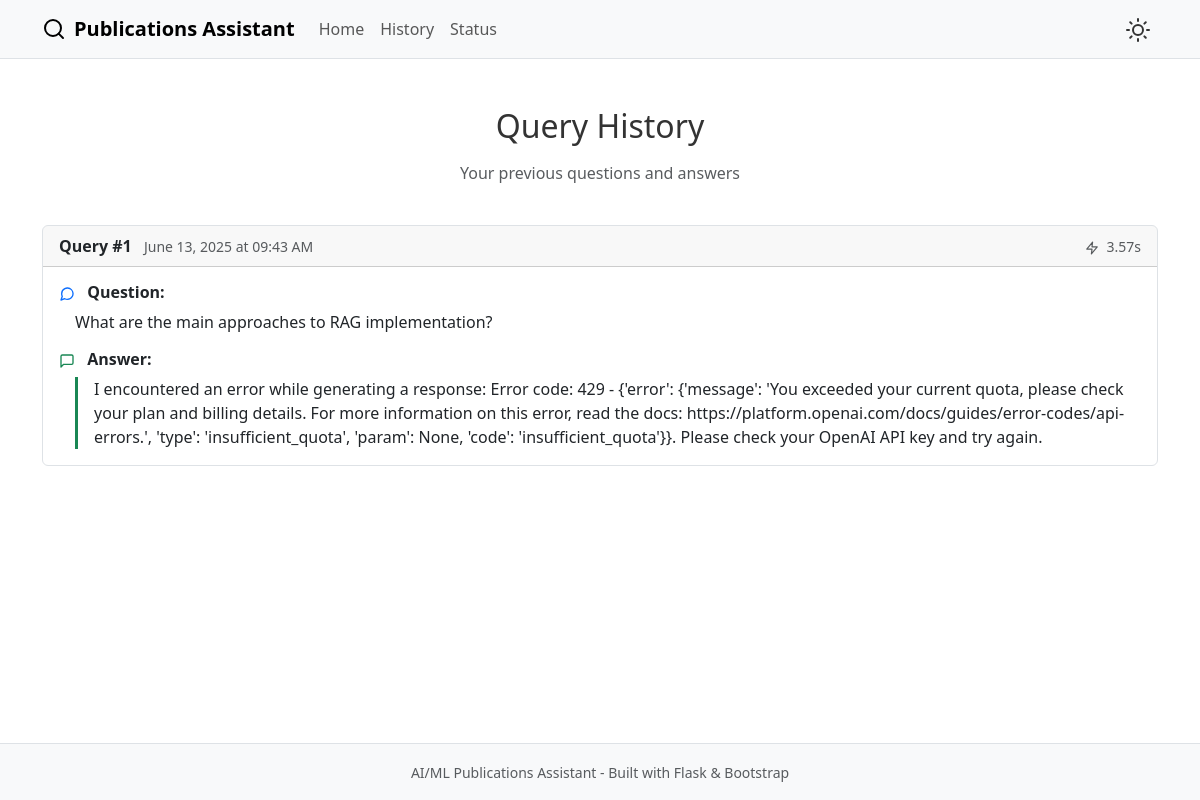
Before: /history with the older database file.
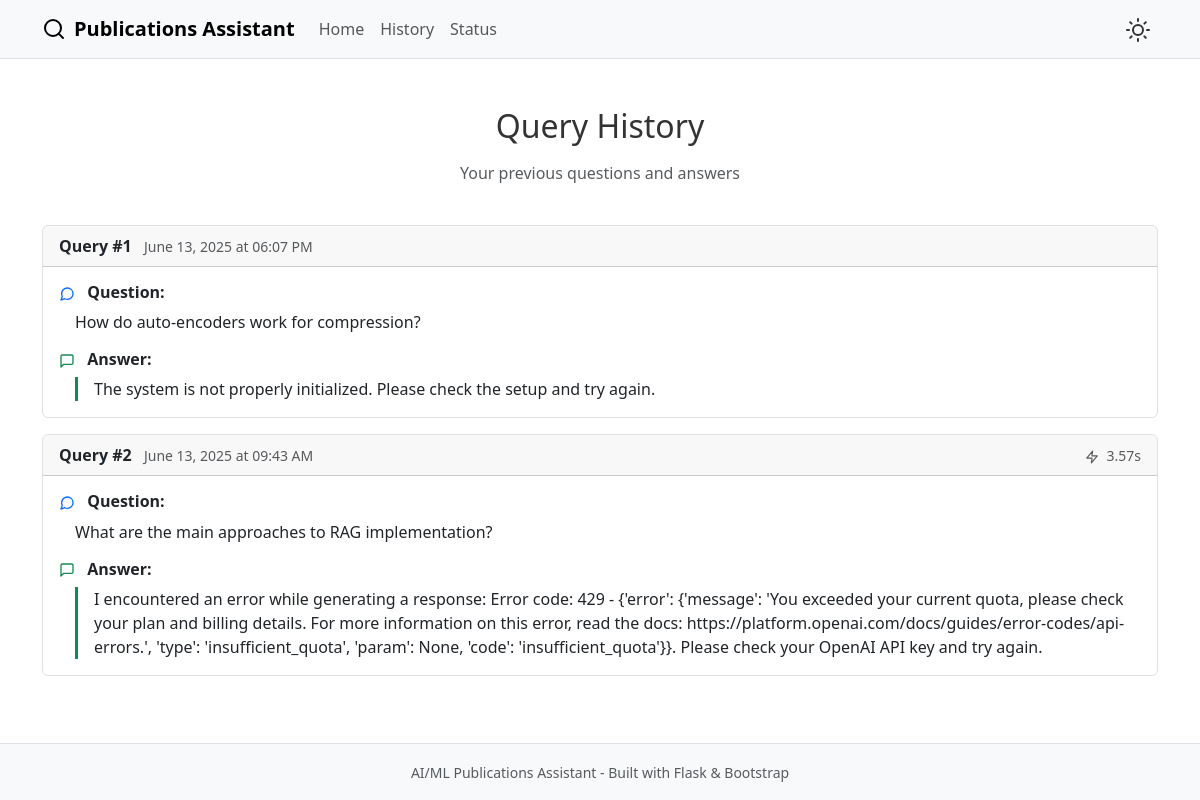
After: the same page with the newer database file.
### models.py (models this page shows, shortened)
class QueryHistory(db.Model):
    id = db.Column(db.Integer, primary_key=True)
    query = db.Column(db.Text, nullable=False)
    response = db.Column(db.Text, nullable=False)
    retrieved_docs = db.Column(db.Text)  # JSON string of retrieved document IDs
    timestamp = db.Column(db.DateTime, default=datetime.utcnow)
    response_time = db.Column(db.Float)  # Response time in seconds

### routes.py (the view)
@app.route('/history')
def query_history():
    page = request.args.get('page', 1, type=int)
    queries = db.session.query(QueryHistory).order_by(QueryHistory.timestamp.desc()).limit(20).offset((page-1)*20).all()
    return render_template('history.html', queries=queries)

### templates/history.html (shortened to what this page needs)
{% extends "base.html" %}
{% block content %}
<div class="container py-5">
    <div class="row mb-4">
        <div class="col-12 text-center">
            <h1 class="h2 mb-3">Query History</h1>
            <p class="text-muted">Your previous questions and answers</p>
        </div>
    </div>
    {% if queries %}
    <div class="row">
        <div class="col-12">
            {% for query in queries %}
            <div class="card mb-3">
                <div class="card-header d-flex justify-content-between align-items-center">
                    <div>
                        <strong>Query #{{ loop.index }}</strong>
                        <small class="text-muted ms-2">{{ query.timestamp.strftime('%B %d, %Y at %I:%M %p') }}</small>
                    </div>
                    {% if query.response_time %}
                    <small class="text-muted">
                        <i data-feather="zap" class="me-1" width="14" height="14"></i>
                        {{ "%.2f"|format(query.response_time) }}s
                    </small>
                    {% endif %}
                </div>
                <div class="card-body">
                    <h6 class="fw-bold mb-2">
                        <i data-feather="message-circle" class="me-2 text-primary" width="16" height="16"></i>
                        Question:
                    </h6>
                    <p class="mb-3 ps-3">{{ query.query }}</p>
                    <h6 class="fw-bold mb-2">
                        <i data-feather="message-square" class="me-2 text-success" width="16" height="16"></i>
                        Answer:
                    </h6>
                    <div class="ps-3">
                        <div class="border-start border-success border-3 ps-3">
                            {{ query.response | replace('\n', '<br>') | safe }}
                        </div>
                    </div>
                </div>
            </div>
            {% endfor %}
        </div>
    </div>
    {% endif %}
</div>
{% endblock %}

Changed rows visible on the page:
added QueryHistory: timestamp "June 13, 2025 at 06:07 PM", query "How do auto-encoders work for compression?", response "The system is not properly initialized. Please check the setup and try again."
